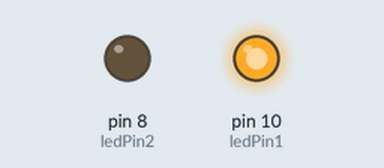
The sketch below on a simulated Arduino Uno, built with avr-gcc and run on an emulated ATmega328P. Parts: output pins drawn as LEDs (lit = HIGH).

Above: at 0.2 s.
At 5.2 s:
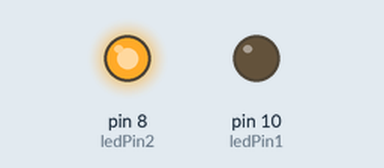
At 9.7 s:
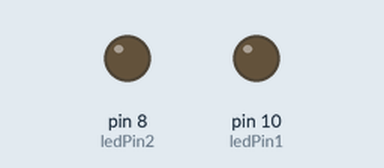
Timing chart, 0 to 10.4 s (numbered marks = the images above):
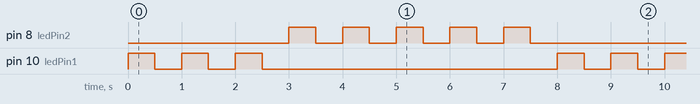

The sketch:

LedCicloFor.ino
```cpp
int ledPin1 = 10;
int ledPin2 = 8;
int dt = 500;
int yellow = 3;
int red = 5;
int i;


void setup() {
  pinMode(ledPin1, OUTPUT);
  pinMode(ledPin2, OUTPUT);

}

void loop() {

  for (i = 0; i < yellow; i++) {
    digitalWrite(ledPin1, HIGH);
    delay(dt);
    digitalWrite(ledPin1, LOW);
    delay(dt);
  }

  for (i = 0; i < red; i++) {
    digitalWrite(ledPin2, HIGH);
    delay(dt);
    digitalWrite(ledPin2, LOW);
    delay(dt);
  }


}
```

Measured:
- by itself, pin 8 (ledPin2): repeats every 8.0 s: 4 × (LOW 0.50 s, HIGH 0.50 s), LOW 3.5 s, HIGH 0.50 s
- by itself, pin 10 (ledPin1): repeats every 8.0 s: 2 × (LOW 0.50 s, HIGH 0.50 s), LOW 5.5 s, HIGH 0.50 s
- by itself, everything shown: repeats every 8.0 s, in 16 steps
